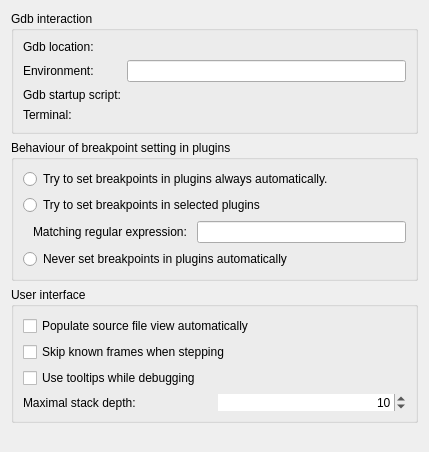
<?xml version="1.0" encoding="UTF-8"?>
<ui version="4.0">
 <class>GdbOptionPage</class>
 <widget class="QWidget" name="GdbOptionPage">
  <property name="geometry">
   <rect>
    <x>0</x>
    <y>0</y>
    <width>429</width>
    <height>452</height>
   </rect>
  </property>
  <property name="windowTitle">
   <string>Form</string>
  </property>
  <layout class="QVBoxLayout" name="verticalLayout_2">
   <item>
    <widget class="QGroupBox" name="groupBoxLocations">
     <property name="title">
      <string>Gdb interaction</string>
     </property>
     <layout class="QGridLayout" name="gridLayout_3">
      <property name="margin">
       <number>9</number>
      </property>
      <property name="spacing">
       <number>6</number>
      </property>
      <item row="1" column="1">
       <widget class="QLineEdit" name="environmentEdit"/>
      </item>
      <item row="0" column="0">
       <widget class="QLabel" name="labelGdbLocation">
        <property name="toolTip">
         <string>This is either a full abolute path leading to the gdb binary you intend to use or the name of a gdb binary that will be searched in your PATH.</string>
        </property>
        <property name="text">
         <string>Gdb location:</string>
        </property>
       </widget>
      </item>
      <item row="3" column="0">
       <widget class="QLabel" name="terminalLocation">
        <property name="toolTip">
         <string>This is either a full abolute path leading to the terminal
you indent to use or the name of a terminal that will be searched in your PATH.</string>
        </property>
        <property name="text">
         <string>Terminal:</string>
        </property>
       </widget>
      </item>
      <item row="1" column="0">
       <widget class="QLabel" name="labelEnvironment">
        <property name="text">
         <string>Environment:</string>
        </property>
        <property name="buddy">
         <cstring>environmentEdit</cstring>
        </property>
       </widget>
      </item>
      <item row="2" column="0">
       <widget class="QLabel" name="labelGdbStartupScript">
        <property name="toolTip">
         <string>This is either empty or points to a file containing gdb commands that will be executed immediately after gdb starts up.</string>
        </property>
        <property name="text">
         <string>Gdb startup script:</string>
        </property>
       </widget>
      </item>
      <item row="2" column="1">
       <widget class="Core::Utils::PathChooser" name="scriptFileChooser" native="true"/>
      </item>
      <item row="0" column="1">
       <widget class="Core::Utils::PathChooser" name="gdbLocationChooser" native="true"/>
      </item>
      <item row="3" column="1">
       <widget class="Core::Utils::PathChooser" name="terminalChooser" native="true"/>
      </item>
     </layout>
    </widget>
   </item>
   <item>
    <widget class="QGroupBox" name="groupBoxPluginDebugging">
     <property name="title">
      <string>Behaviour of breakpoint setting in plugins</string>
     </property>
     <layout class="QGridLayout" name="gridLayout">
      <item row="0" column="0">
       <widget class="QRadioButton" name="radioButtonAllPluginBreakpoints">
        <property name="toolTip">
         <string>This is the slowest but safest option.</string>
        </property>
        <property name="text">
         <string>Try to set breakpoints in plugins always automatically.</string>
        </property>
       </widget>
      </item>
      <item row="1" column="0">
       <widget class="QRadioButton" name="radioButtonSelectedPluginBreakpoints">
        <property name="text">
         <string>Try to set breakpoints in selected plugins</string>
        </property>
       </widget>
      </item>
      <item row="2" column="0">
       <layout class="QHBoxLayout" name="horizontalLayout">
        <item>
         <spacer name="horizontalSpacer">
          <property name="orientation">
           <enum>Qt::Horizontal</enum>
          </property>
          <property name="sizeType">
           <enum>QSizePolicy::Preferred</enum>
          </property>
          <property name="sizeHint" stdset="0">
           <size>
            <width>10</width>
            <height>10</height>
           </size>
          </property>
         </spacer>
        </item>
        <item>
         <widget class="QLabel" name="labelSelectedPluginBreakpoints">
          <property name="text">
           <string>Matching regular expression: </string>
          </property>
         </widget>
        </item>
        <item>
         <widget class="QLineEdit" name="lineEditSelectedPluginBreakpointsPattern"/>
        </item>
       </layout>
      </item>
      <item row="3" column="0">
       <widget class="QRadioButton" name="radioButtonNoPluginBreakpoints">
        <property name="text">
         <string>Never set breakpoints in plugins automatically</string>
        </property>
       </widget>
      </item>
     </layout>
    </widget>
   </item>
   <item>
    <widget class="QGroupBox" name="groupBox">
     <property name="title">
      <string>User interface</string>
     </property>
     <layout class="QVBoxLayout" name="verticalLayout">
      <item>
       <widget class="QCheckBox" name="checkBoxListSourceFiles">
        <property name="toolTip">
         <string>Checking this will populate the source file view automatically but might slow down debugger startup considerably.</string>
        </property>
        <property name="text">
         <string>Populate source file view automatically</string>
        </property>
       </widget>
      </item>
      <item>
       <widget class="QCheckBox" name="checkBoxSkipKnownFrames">
        <property name="toolTip">
         <string>When this option is checked, 'Step Into' compresses several steps into one in certain situations, leading to 'less noisy' debugging. So will, e.g., the atomic
 reference counting code be skipped, and a single 'Step Into' for a signal emission will end up directly in the slot connected to it.</string>
        </property>
        <property name="text">
         <string>Skip known frames when stepping</string>
        </property>
       </widget>
      </item>
      <item>
       <widget class="QCheckBox" name="checkBoxUseToolTips">
        <property name="toolTip">
         <string>Checking this will make enable tooltips for variable values during debugging. Since this can slow down debugging and does not provide reliable information as it does not use scope information, it is switched off by default.</string>
        </property>
        <property name="text">
         <string>Use tooltips while debugging</string>
        </property>
       </widget>
      </item>
      <item>
       <layout class="QHBoxLayout" name="horizontalLayout_2">
        <item>
         <widget class="QLabel" name="labelMaximalStackDepth">
          <property name="text">
           <string>Maximal stack depth:</string>
          </property>
         </widget>
        </item>
        <item>
         <widget class="QSpinBox" name="spinBoxMaximalStackDepth">
          <property name="layoutDirection">
           <enum>Qt::LeftToRight</enum>
          </property>
          <property name="frame">
           <bool>false</bool>
          </property>
          <property name="alignment">
           <set>Qt::AlignRight|Qt::AlignTrailing|Qt::AlignVCenter</set>
          </property>
          <property name="specialValueText">
           <string>&lt;unlimited&gt;</string>
          </property>
          <property name="maximum">
           <number>999</number>
          </property>
          <property name="singleStep">
           <number>5</number>
          </property>
          <property name="value">
           <number>10</number>
          </property>
         </widget>
        </item>
       </layout>
      </item>
     </layout>
    </widget>
   </item>
   <item>
    <spacer name="verticalSpacer">
     <property name="orientation">
      <enum>Qt::Vertical</enum>
     </property>
     <property name="sizeHint" stdset="0">
      <size>
       <width>10</width>
       <height>1</height>
      </size>
     </property>
    </spacer>
   </item>
  </layout>
 </widget>
 <customwidgets>
  <customwidget>
   <class>Core::Utils::PathChooser</class>
   <extends>QWidget</extends>
   <header location="global">utils/pathchooser.h</header>
   <container>1</container>
  </customwidget>
 </customwidgets>
 <resources/>
 <connections/>
</ui>
